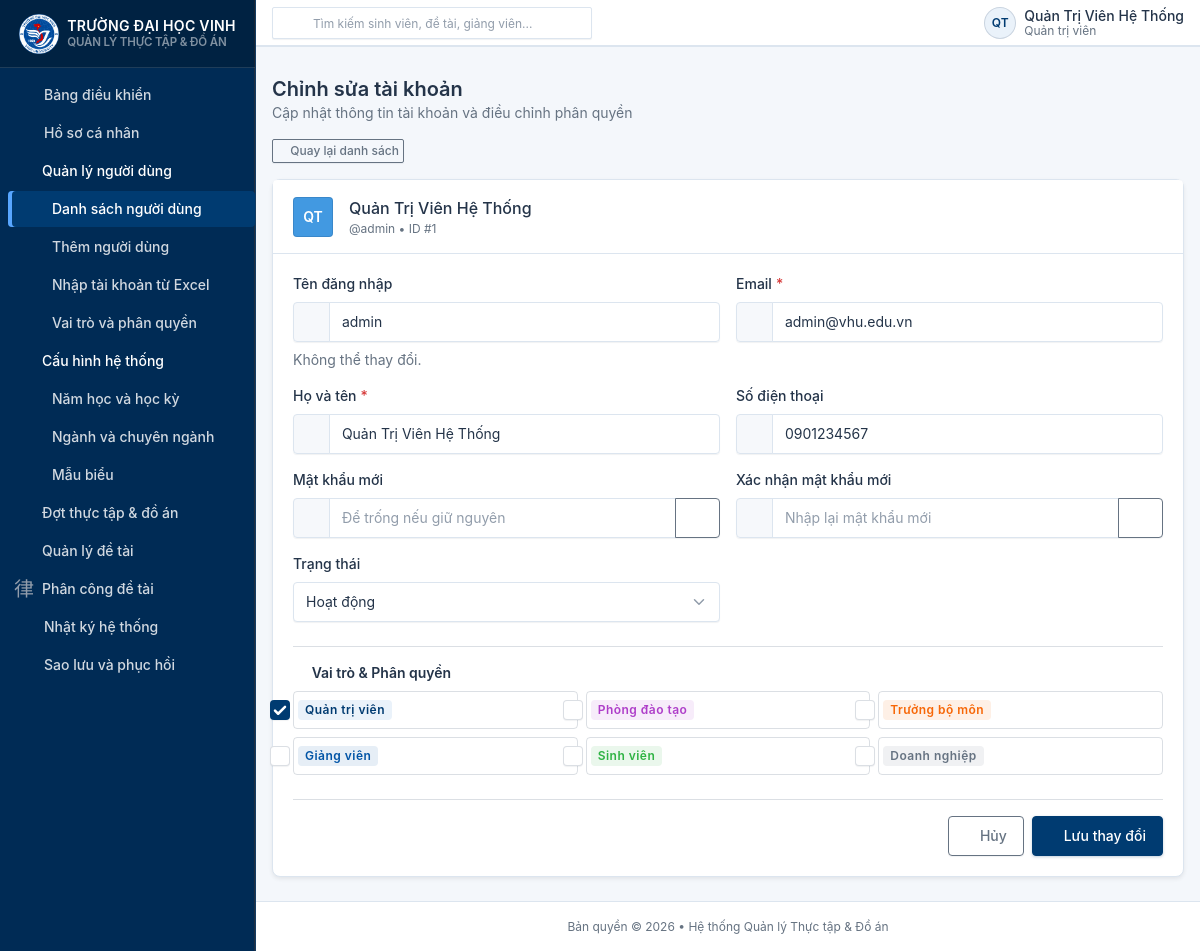
/users/edit?id=1 (signed in), run on the app's committed database.
### tables this page shows
CREATE TABLE IF NOT EXISTS `users` (
    `id` INT UNSIGNED AUTO_INCREMENT PRIMARY KEY,
    `username` VARCHAR(50) NOT NULL UNIQUE COMMENT 'Tên đăng nhập / Mã sinh viên / Mã giảng viên',
    `email` VARCHAR(100) NOT NULL UNIQUE COMMENT 'Email liên hệ chính thức',
    `password` VARCHAR(255) NOT NULL COMMENT 'Mật khẩu đã được mã hóa Bcrypt an toàn',
    `full_name` VARCHAR(100) NOT NULL COMMENT 'Họ và tên đầy đủ',
    `phone` VARCHAR(20) NULL COMMENT 'Số điện thoại liên lạc',
    `avatar` VARCHAR(255) NULL COMMENT 'Đường dẫn ảnh đại diện (kế thừa cũ)',
    `avatar_path` VARCHAR(255) NULL COMMENT 'Đường dẫn ảnh đại diện chuẩn hóa',
    `status` TINYINT(1) NOT NULL DEFAULT 1 COMMENT 'Trạng thái tài khoản: 1 = Hoạt động, 0 = Bị khóa',
    `created_at` DATETIME NOT NULL DEFAULT CURRENT_TIMESTAMP,
    `updated_at` DATETIME NOT NULL DEFAULT CURRENT_TIMESTAMP ON UPDATE CURRENT_TIMESTAMP,
    INDEX `idx_users_status` (`status`)
);

CREATE TABLE IF NOT EXISTS `roles` (
    `id` INT UNSIGNED AUTO_INCREMENT PRIMARY KEY,
    `name` VARCHAR(50) NOT NULL UNIQUE COMMENT 'Tên định danh vai trò (mã code)',
    `display_name` VARCHAR(100) NOT NULL COMMENT 'Tên hiển thị tiếng Việt',
    `description` VARCHAR(255) NULL COMMENT 'Mô tả phạm vi quyền hạn của vai trò',
    `created_at` DATETIME NOT NULL DEFAULT CURRENT_TIMESTAMP,
    `updated_at` DATETIME NOT NULL DEFAULT CURRENT_TIMESTAMP ON UPDATE CURRENT_TIMESTAMP
);

### app/Core/Controller.php (called while the page is built, shortened)
<?php
class Controller
{
    protected function render(string $view, array $data = []): void
    {
        $viewPath = dirname(__DIR__) . '/Views/' . str_replace('.', '/', $view) . '.php';
        extract($data);
        require $viewPath;
    }
}

### app/Models/User.php (called while the page is built, shortened)
<?php
class User
{
    public static function findById(int $id): ?array
    {
        $pdo = Database::getConnection();
        $stmt = $pdo->prepare('SELECT * FROM `users` WHERE `id` = :id LIMIT 1');
        $stmt->execute(['id' => $id]);
        $row = $stmt->fetch(PDO::FETCH_ASSOC);
        return $row === false ? null : $row;
    }
}

### app/Controllers/AuthController.php (called while the page is built, shortened)
<?php
class AuthController extends Controller
{
    public static function roles(): array
    {
        return is_array($_SESSION['roles'] ?? null) ? $_SESSION['roles'] : [];
    }
    public static function primaryRole(): ?string
    {
        $roles = self::roles();
        $hierarchy = [
            'admin',
            'training_dept',
            'department_head',
            'lecturer',
            'enterprise',
            'student',
        ];
        foreach ($hierarchy as $expected) {
            if (in_array($expected, $roles, true)) {
                return $expected;
            }
        }
        return null;
    }
}

### app/Models/Role.php (called while the page is built, shortened)
<?php
class Role
{
    public static function all(): array
    {
        $pdo = Database::getConnection();
        $stmt = $pdo->query('SELECT * FROM `roles` ORDER BY `id` ASC');
        return $stmt->fetchAll(PDO::FETCH_ASSOC);
    }
}

### app/Views/users/edit.php (the view, shortened to what this page needs)
<?php
require dirname(__DIR__) . '/layouts/header.php';
$escape    = static fn(mixed $v): string => htmlspecialchars((string) $v, ENT_QUOTES, 'UTF-8');
$old       = $old       ?? [];
$roles     = $roles     ?? [];
$user      = $user      ?? [];
$userRoles = $userRoles ?? [];
$selectedRoleIds = [];
if (!empty($old['role_ids']) && is_array($old['role_ids'])) {
    $selectedRoleIds = array_map('intval', $old['role_ids']);
} else {
    foreach ($userRoles as $roleName) {
        foreach ($roles as $role) {
            if (($role['name'] ?? '') === $roleName) {
                $selectedRoleIds[] = (int)$role['id'];
            }
        }
    }
}
$roleBadgeColor = [
    'admin'           => 'bg-primary-lt text-primary',
    'training_dept'   => 'bg-purple-lt text-purple',
    'department_head' => 'bg-orange-lt text-orange',
    'lecturer'        => 'bg-blue-lt text-blue',
    'student'         => 'bg-green-lt text-green',
    'enterprise'      => 'bg-teal-lt text-teal',
];
$avatarBgs  = ['bg-blue','bg-azure','bg-indigo','bg-purple','bg-pink','bg-red','bg-orange','bg-yellow','bg-lime','bg-green','bg-teal','bg-cyan'];
$avatarBg   = $avatarBgs[(int)($user['id'] ?? 0) % count($avatarBgs)];
$nameParts  = array_values(array_filter(explode(' ', $user['full_name'] ?? '')));
$initials   = '';
if (count($nameParts) >= 2) {
    $initials = mb_strtoupper(mb_substr($nameParts[0], 0, 1) . mb_substr($nameParts[count($nameParts) - 1], 0, 1));
} elseif (count($nameParts) === 1) {
    $initials = mb_strtoupper(mb_substr($nameParts[0], 0, 2));
} else {
    $initials = '??';
}
?>
<div class="container-xl">
    <div class="d-flex align-items-center gap-2 mb-3">
        <a href="<?= $escape($baseUrl) ?>/users" class="btn btn-sm btn-outline-secondary">
            <i class="ti ti-arrow-left me-1"></i>Quay lại danh sách
        </a>
    </div>
    <div class="card shadow-sm">
        <div class="card-header py-3">
            <div class="d-flex align-items-center gap-3">
                <span class="avatar avatar-md <?= $escape($avatarBg) ?> text-white fs-4 fw-bold">
                    <?= $escape($initials) ?>
                </span>
                <div>
                    <h3 class="card-title mb-0">
                        <?= $escape($user['full_name'] ?? 'Tài khoản') ?>
                    </h3>
                    <div class="text-secondary small">
                        @<?= $escape($user['username'] ?? '') ?>
                        &bull; ID #<?= (int)($user['id'] ?? 0) ?>
                    </div>
                </div>
            </div>
        </div>
        <div class="card-body">
            <form action="<?= $escape($baseUrl) ?>/users/update" method="POST" novalidate>
                <div class="row g-3">
                    <div class="col-md-6">
                        <label class="form-label" for="username_ro">Tên đăng nhập</label>
                        <div class="input-group">
                            <span class="input-group-text"><i class="ti ti-at"></i></span>
                            <input type="text" class="form-control" id="username_ro"
                                   value="<?= $escape($user['username'] ?? '') ?>"
                                   readonly tabindex="-1">
                        </div>
                        <div class="form-hint">Không thể thay đổi.</div>
                    </div>
                    <div class="col-md-6">
                        <label class="form-label required" for="email">Email</label>
                        <div class="input-group">
                            <span class="input-group-text"><i class="ti ti-mail"></i></span>
                            <input type="email" class="form-control" id="email" name="email"
                                   value="<?= $escape($old['email'] ?? $user['email'] ?? '') ?>" required>
                        </div>
                    </div>
                    <div class="col-md-6">
                        <label class="form-label required" for="full_name">Họ và tên</label>
                        <div class="input-group">
                            <span class="input-group-text"><i class="ti ti-user"></i></span>
                            <input type="text" class="form-control" id="full_name" name="full_name"
                                   value="<?= $escape($old['full_name'] ?? $user['full_name'] ?? '') ?>" required>
                        </div>
                    </div>
                    <div class="col-md-6">
                        <label class="form-label" for="phone">Số điện thoại</label>
                        <div class="input-group">
                            <span class="input-group-text"><i class="ti ti-phone"></i></span>
                            <input type="tel" class="form-control" id="phone" name="phone"
                                   value="<?= $escape($old['phone'] ?? $user['phone'] ?? '') ?>">
                        </div>
                    </div>
                    <div class="col-md-6">
                        <label class="form-label" for="password">Mật khẩu mới</label>
                        <div class="input-group">
                            <span class="input-group-text"><i class="ti ti-lock"></i></span>
                            <input type="password" class="form-control" id="password"
                                   name="password" placeholder="Để trống nếu giữ nguyên">
                            <button class="btn btn-outline-secondary toggle-pw" type="button"
                                    data-target="password" aria-label="Hiện/ẩn">
                                <i class="ti ti-eye"></i>
                            </button>
                        </div>
                    </div>
                    <div class="col-md-6">
                        <label class="form-label" for="password_confirm">Xác nhận mật khẩu mới</label>
                        <div class="input-group">
                            <span class="input-group-text"><i class="ti ti-lock"></i></span>
                            <input type="password" class="form-control" id="password_confirm"
                                   name="password_confirm" placeholder="Nhập lại mật khẩu mới">
                            <button class="btn btn-outline-secondary toggle-pw" type="button"
                                    data-target="password_confirm" aria-label="Hiện/ẩn">
                                <i class="ti ti-eye"></i>
                            </button>
                        </div>
                    </div>
                    <div class="col-md-6">
                        <label class="form-label" for="status">Trạng thái</label>
                        <select class="form-select" id="status" name="status">
                            <?php $curStatus = (string)($old['status'] ?? $user['status'] ?? '1'); ?>
                            <option value="1" <?= $curStatus === '1' ? 'selected' : '' ?>>Hoạt động</option>
                        </select>
                    </div>
                </div>
                <?php if (!empty($roles)): ?>
                    <div class="mt-4 pt-3 border-top">
                        <div class="form-label">
                            <i class="ti ti-shield me-1 text-primary"></i>
                            <strong>Vai trò &amp; Phân quyền</strong>
                        </div>
                        <div class="row g-2">
                            <?php foreach ($roles as $role): ?>
                                <div class="col-md-4 col-sm-6">
                                    <label class="form-check border rounded p-2 d-flex align-items-center gap-2 m-0">
                                        <input class="form-check-input mt-0" type="checkbox"
                                               name="role_ids[]" value="<?= (int)$role['id'] ?>"
                                               <?= in_array((int)$role['id'], $selectedRoleIds, true) ? 'checked' : '' ?>>
                                        <span class="badge <?= $escape($roleBadgeColor[$role['name']] ?? 'bg-secondary-lt text-secondary') ?>">
                                            <?= $escape($role['display_name']) ?>
                                        </span>
                                    </label>
                                </div>
                            <?php endforeach; ?>
                        </div>
                    </div>
                <?php endif; ?>
                <div class="d-flex justify-content-end gap-2 mt-4 pt-3 border-top">
                    <a href="<?= $escape($baseUrl) ?>/users" class="btn btn-outline-secondary">
                        <i class="ti ti-x me-1"></i>Hủy
                    </a>
                    <button type="submit" class="btn btn-primary">
                        <i class="ti ti-device-floppy me-1"></i>Lưu thay đổi
                    </button>
                </div>
            </form>
        </div>
    </div>
</div>
<?php require dirname(__DIR__) . '/layouts/footer.php'; ?>

### public/assets/css/vinhuni-theme.css (style rules this page uses)
:root { --vinhuni-primary: #003B71; --vinhuni-primary-dark: #002B55; --vinhuni-primary-hover: #1769AA; --vinhuni-primary-light: #EAF2FA; --vinhuni-bg: #F4F7FB; --vinhuni-surface: #FFFFFF; --vinhuni-text: #243449; --vinhuni-border: #DCE5EF; --tblr-primary: #003B71; --tblr-primary-rgb: 0, 59, 113; --tblr-primary-fg: #ffffff; --tblr-primary-dark: #002B55; --tblr-primary-hover: #1769AA; --tblr-primary-lt: #EAF2FA; --tblr-body-bg: #F4F7FB; --tblr-body-color: #243449; --tblr-border-color: #DCE5EF; --tblr-link-color: #003B71; --tblr-link-hover-color: #1769AA; }
body, .page, .page-wrapper { background-color: var(--vinhuni-bg) !important; color: var(--vinhuni-text); }
a { color: var(--vinhuni-primary); text-decoration: none; transition: color 0.15s ease-in-out; }
.btn-primary { background-color: var(--vinhuni-primary) !important; border-color: var(--vinhuni-primary) !important; color: #ffffff !important; box-shadow: 0 1px 3px rgba(0, 59, 113, 0.25); transition: all 0.15s ease-in-out; }
.bg-primary-lt { background-color: var(--vinhuni-primary-light) !important; color: var(--vinhuni-primary) !important; }
.text-primary { color: var(--vinhuni-primary) !important; }
.card { background-color: var(--vinhuni-surface) !important; border: 1px solid var(--vinhuni-border) !important; box-shadow: 0 1px 3px rgba(36, 52, 73, 0.05); border-radius: 8px; }
.card-header { background-color: #ffffff; border-bottom: 1px solid var(--vinhuni-border); }
.form-check-input:checked { background-color: var(--vinhuni-primary) !important; border-color: var(--vinhuni-primary) !important; }

### app/Views/layouts/header.php (style rules this page uses)
:root { --tblr-font-sans-serif: -apple-system, BlinkMacSystemFont, "Segoe UI", Roboto, Helvetica, Arial, sans-serif; }
body { overflow-x: hidden; }

### data on the page
users: full_name "QT", full_name "Quản Trị Viên Hệ Thống", username "admin", id "1", email "admin@vhu.edu.vn", phone "0901234567", status "Hoạt động"
roles: id "☑", display_name "Quản trị viên"
roles: display_name "Phòng đào tạo"
roles: display_name "Trưởng bộ môn"
roles: display_name "Giảng viên"
roles: display_name "Sinh viên"
roles: display_name "Doanh nghiệp"

### other printed values
$title "Nhập tài khoản từ Excel Vai trò và phân quyền Năm học và học kỳ Ngành và chuyên ngành Mẫu biểu Nhật ký hệ thống Sao lưu và phục hồi"
$escape($headerInitials) "QT"
$escape($currentFullName) "Quản Trị Viên Hệ Thống"
$escape($displayRole) "Quản trị viên"
$escape($pageHeading) "Chỉnh sửa tài khoản"
$escape($pageDescription) "Cập nhật thông tin tài khoản và điều chỉnh phân quyền"
